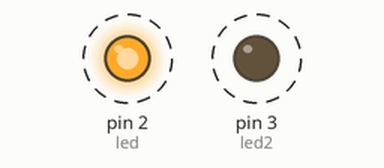
This sketch was run on a simulated Arduino Uno, built with avr-gcc and run on an emulated ATmega328P. Parts: output pins drawn as LEDs (lit = HIGH). Dashed ring = blinking.

Above: at 0.5 s.
Timing chart, 0 to 4.6 s (numbered marks = the images above):
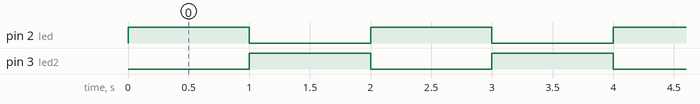

The sketch:

codigo.ino
```cpp
const int led = 2;
const int led2 = 3;

void setup()
{
  pinMode(led, OUTPUT);
  pinMode(led2, OUTPUT);
}

void loop()
{
  digitalWrite(led, HIGH);
  digitalWrite(led2, LOW);
  delay(1000);
  digitalWrite(led2, HIGH);
  digitalWrite(led, LOW);
  delay(1000);
}
```

Measured:
- by itself, pin 2 (led), pin 3 (led2): alternates HIGH for 1.0 s and LOW for 1.0 s
